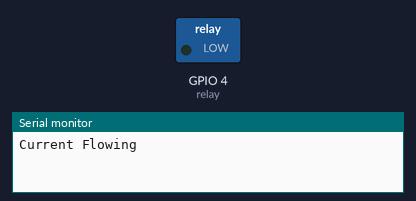
Bench run of a sketch on a simulated ESP32. On the bench: switched loads named in the sketch (green lamp = pin HIGH), the last lines printed to the serial monitor.

Above: at 2.5 s.
At 7.5 s:
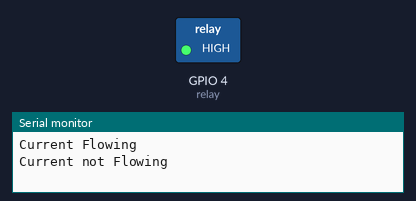
Timing chart, 0 to 13.0 s (numbered marks = the images above):
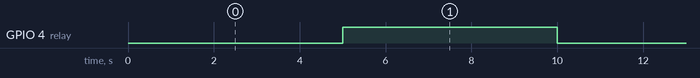

Measured:
- by itself, GPIO 4 (relay): alternates HIGH for 5.0 s and LOW for 5.0 s

The sketch:

basic_relay_module.ino
```cpp
// (licence header left out)
const int relay = 4;

void setup() {
  Serial.begin(115200);
  pinMode(relay, OUTPUT);
}

void loop() {
  // Normally Open configuration, send LOW signal to let current flow
  // (if you're usong Normally Closed configuration send HIGH signal)
  digitalWrite(relay, LOW);
  Serial.println("Current Flowing");
  delay(5000);

  // Normally Open configuration, send HIGH signal stop current flow
  // (if you're usong Normally Closed configuration send LOW signal)
  digitalWrite(relay, HIGH);
  Serial.println("Current not Flowing");
  delay(5000);
}
```
